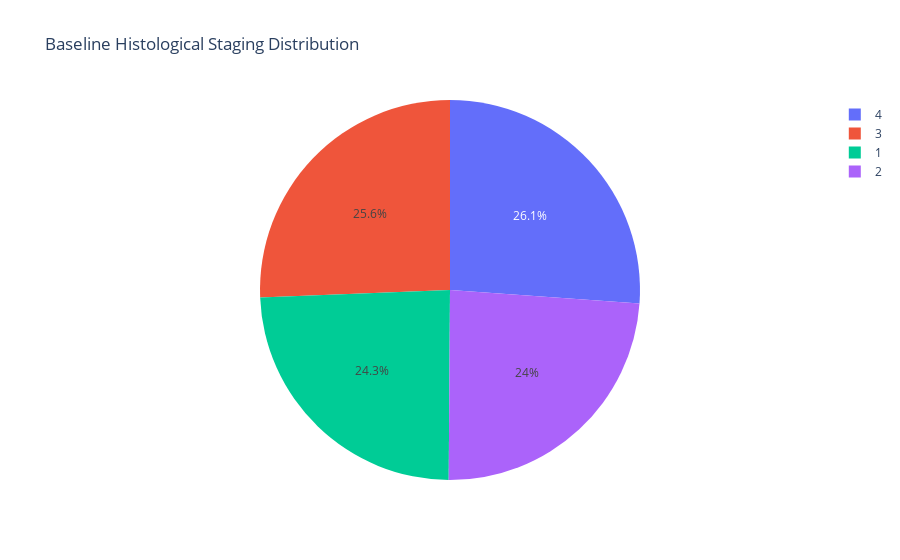

The code cell stored with this chart in its notebook:
### Code cell
fig = px.pie(df, names='staging', 
             title='Baseline Histological Staging Distribution')
fig.show()

### Figure 1 — Plotly figure (JSON) as saved in the notebook; plotly's stock layout.template omitted (floating-point values rounded to 4 significant figures; data arrays with more than 128 entries replaced by an {"elided": "..."} marker saying what was removed)
{"data": [{"domain": {"x": [0, 1], "y": [0, 1]}, "hovertemplate": "staging=%{label}<extra></extra>", "labels": {"elided": "1385 int values"}, "legendgroup": "", "name": "", "showlegend": true, "type": "pie"}], "layout": {"legend": {"tracegroupgap": 0}, "title": {"text": "Baseline Histological Staging Distribution"}}}
